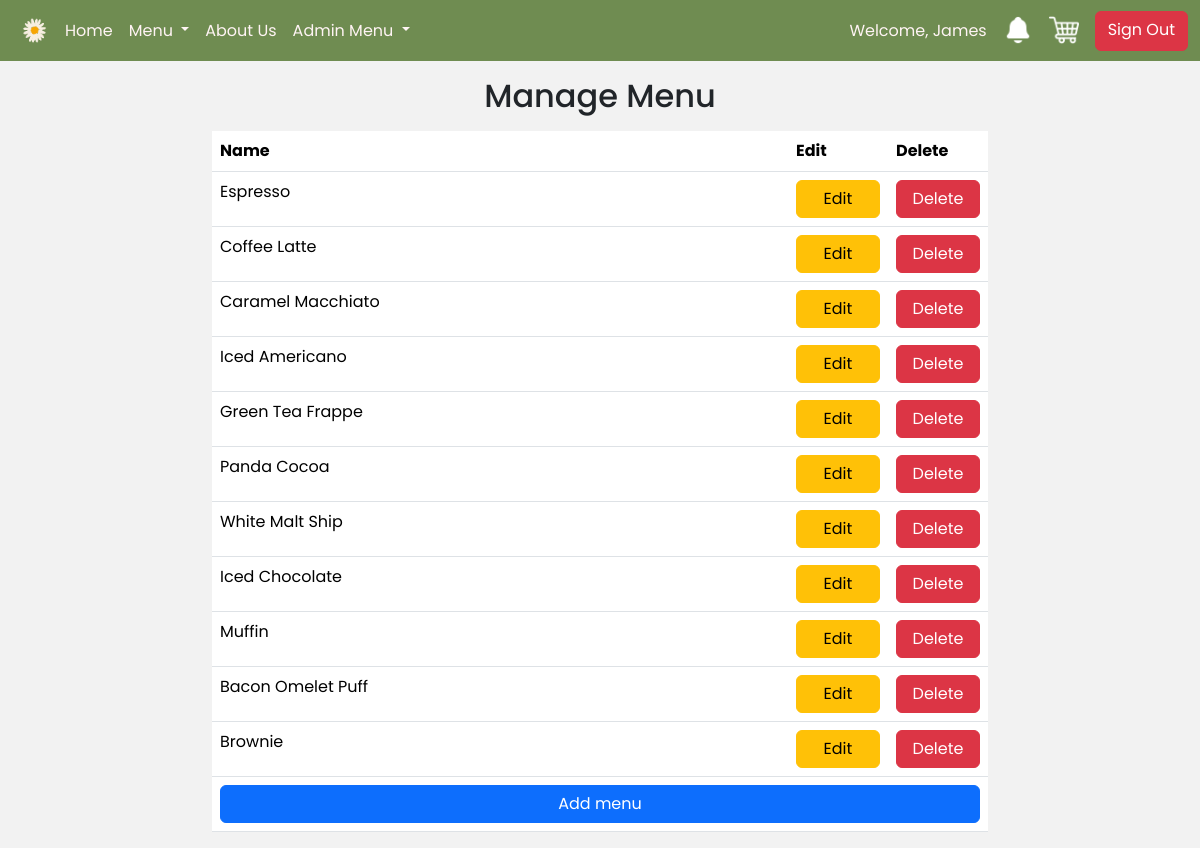
Before: /manage_menu.php (signed in) with the older database file.
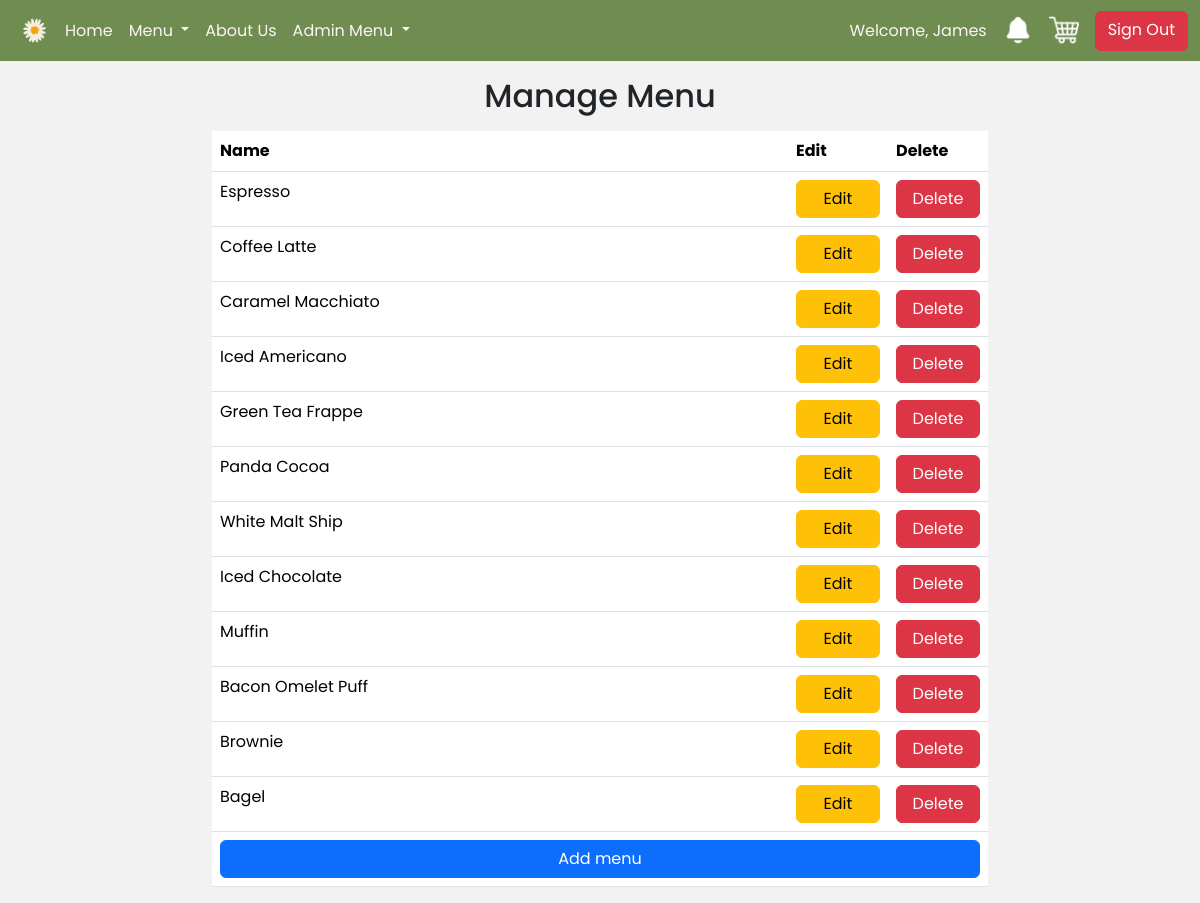
After: the same page with the newer database file.
### tables this page shows
CREATE TABLE `goods` (
  `goods_id` int(11) NOT NULL,
  `name` varchar(50) NOT NULL,
  `description` varchar(250) NOT NULL,
  `price` decimal(10,2) NOT NULL,
  `quantity` int(11) NOT NULL,
  `Coffee` varchar(50) NOT NULL,
  `img` varchar(255) NOT NULL
);

### manage_menu.php (the view, shortened to what this page needs)
<?php
    require_once "php/config.php";
?>
<!DOCTYPE html>
<html lang="en">
<head>
    <link rel="stylesheet" href="css/bootstrap.min.css">
    <link rel="stylesheet" href="style.css">
</head>
<body>
    <?php include_once "navbar.php" ?>
    <div class="container-fluid my-3">
        <div class="row">
            <div class="col col-md-1 col-lg-2">
            </div>
            <div class="col-12 col-md-10 col-lg-8">
                <h2 class="text-center mb-3">Manage Menu</h2>
                <div class="table-reponsive">
                    <table class="table table-hover">
                        <thead>
                            <tr>
                                <th>Name</th>
                                <th style="width: 100px;">Edit</th>
                                <th style="width: 100px;">Delete</th>
                            </tr>
                        </thead>
                        <tbody>
                            <?php
                                $query = "SELECT * FROM goods WHERE Coffee IN ('yes', 'no', 'des')";
                                $result = mysqli_query($connect, $query);
                                if(mysqli_num_rows($result) >= 1) {
                                    while ($menu = mysqli_fetch_assoc($result)) {
                            ?>
                                <tr>
                                    <td><?= $menu['name']; ?></td>
                                    <td><a href="updateMenu.php?id=<?= $menu['goods_id']; ?>" class="btn btn-warning w-100">Edit</a></td>
                                    <td><a href="manage_menu.php?del=<?= $menu['goods_id']; ?>" data-id="<?= $menu['goods_id']; ?>" class="btn btn-danger w-100 delete-btn">Delete</a></td>
                                </tr>
                            <?php } } ?>
                            <tr>
                                <td colspan="3" align="center"><a href="createMenu.php" class="btn btn-primary w-100">Add menu</a></td>
                            </tr>
                        </tbody>
                    </table>
                </div>
            </div>
            <div class="col col-md-1 col-lg-2">
            </div>
        </div>
    </div>
</body>
</html>

Changed rows visible on the page:
added goods: name "Bagel"
